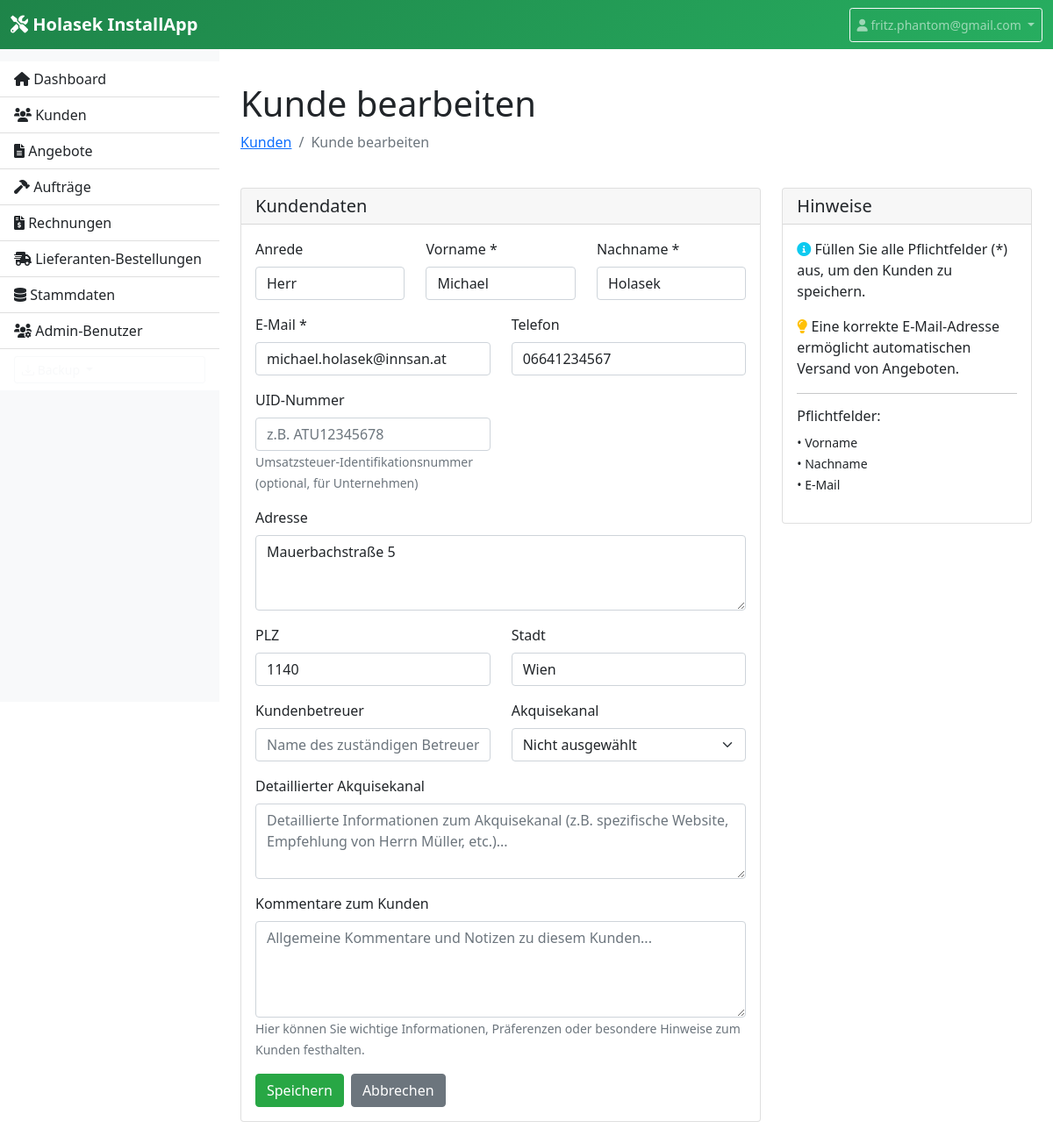
Screenshot of /customer/13/edit (signed in) with the database file from the repository.
### models.py (models this page shows, shortened)
class Customer(db.Model):
    id = db.Column(db.Integer, primary_key=True)
    salutation = db.Column(db.String(100))  # Anrede (optional)
    first_name = db.Column(db.String(100), nullable=False)
    last_name = db.Column(db.String(100), nullable=False)
    email = db.Column(db.String(120), nullable=False)
    phone = db.Column(db.String(20))
    address = db.Column(db.Text)
    city = db.Column(db.String(100))
    postal_code = db.Column(db.String(10))
    uid_number = db.Column(db.String(20))  # UID-Nummer (optional)
    customer_manager = db.Column(db.String(100))  # Kundenbetreuer (optional)
    acquisition_channel_id = db.Column(db.Integer, db.ForeignKey('acquisition_channel.id'))  # Akquisekanal
    detailed_acquisition_channel = db.Column(db.Text)  # Detaillierter Akquisekanal (Textfeld)
    status = db.Column(db.String(50), default='1. Termin vereinbaren')  # Status im Workflow
    appointment_date = db.Column(db.Date)  # Datum des 1. Termins
    appointment_notes = db.Column(db.Text)  # Notizen zum 1. Termin
    second_appointment_date = db.Column(db.Date)  # Datum des 2. Termins
    second_appointment_notes = db.Column(db.Text)  # Notizen zum 2. Termin
    comments = db.Column(db.Text)  # Allgemeine Kommentare zum Kunden
    created_at = db.Column(db.DateTime, default=datetime.utcnow)
    quotes = db.relationship('Quote', backref='customer', lazy=True)
    acquisition_channel = db.relationship('AcquisitionChannel', backref='customers')

### app.py (the view, shortened to what this page needs)
    @app.route('/customer/<int:id>/edit', methods=['GET', 'POST'])
    @login_required
    def edit_customer(id):
        customer = Customer.query.get_or_404(id)
        form = CustomerForm(obj=customer)
        acquisition_channels = AcquisitionChannel.query.filter_by(is_active=True).all()
        form.acquisition_channel.choices = [(0, 'Nicht ausgewählt')] + [(c.id, c.name) for c in acquisition_channels]
        if customer.acquisition_channel_id:
            form.acquisition_channel.data = customer.acquisition_channel_id
        else:
            form.acquisition_channel.data = 0
        return render_template('customer_form.html', form=form, title='Kunde bearbeiten', customer=customer)

### forms.py
class CustomerForm(FlaskForm):
    salutation = StringField('Anrede', validators=[Optional()])
    first_name = StringField('Vorname *', validators=[DataRequired()])
    last_name = StringField('Nachname *', validators=[DataRequired()])
    email = StringField('E-Mail *', validators=[DataRequired(), Email()])
    phone = StringField('Telefon', validators=[Optional()])
    uid_number = StringField('UID-Nummer', validators=[Optional()])
    address = TextAreaField('Adresse', validators=[Optional()])
    city = StringField('Stadt', validators=[Optional()])
    postal_code = StringField('PLZ', validators=[Optional()])
    customer_manager = StringField('Kundenbetreuer', validators=[Optional()])
    acquisition_channel = SelectField('Akquisekanal', coerce=int, validators=[Optional()])
    detailed_acquisition_channel = TextAreaField('Detaillierter Akquisekanal', validators=[Optional()])
    comments = TextAreaField('Kommentare zum Kunden', validators=[Optional()])
    submit = SubmitField('Speichern')

### app.py (called while the page is built)
def login_required(login_function):
    from functools import wraps
    @wraps(login_function)
    def login_decorated_function(*args, **kwargs):
        if 'login_admin_id' not in session:
            return redirect(url_for('login'))
        return login_function(*args, **kwargs)
    return login_decorated_function

### templates/customer_form.html (shortened to what this page needs)
{% extends "base.html" %}
{% block content %}
<div class="row">
    <div class="col-12 mb-4">
        <h1>{{ title }}</h1>
        <nav aria-label="breadcrumb">
            <ol class="breadcrumb">
                <li class="breadcrumb-item"><a href="{{ url_for('customers') }}">Kunden</a></li>
                <li class="breadcrumb-item active">{{ title }}</li>
            </ol>
        </nav>
    </div>
</div>
<div class="row">
    <div class="col-lg-8">
        <div class="card">
            <div class="card-header">
                <h5 class="card-title mb-0">Kundendaten</h5>
            </div>
            <div class="card-body">
                <form method="POST">
                    <div class="row">
                        <div class="col-md-4 mb-3">
                            {{ form.salutation.label(class="form-label") }}
                            {{ form.salutation(class="form-control", placeholder="z.B. Herr, Frau, Dr.") }}
                        </div>
                        <div class="col-md-4 mb-3">
                            {{ form.first_name.label(class="form-label") }}
                            {{ form.first_name(class="form-control") }}
                        </div>
                        <div class="col-md-4 mb-3">
                            {{ form.last_name.label(class="form-label") }}
                            {{ form.last_name(class="form-control") }}
                        </div>
                    </div>
                    <div class="row">
                        <div class="col-md-6 mb-3">
                            {{ form.email.label(class="form-label") }}
                            {{ form.email(class="form-control") }}
                        </div>
                        <div class="col-md-6 mb-3">
                            {{ form.phone.label(class="form-label") }}
                            {{ form.phone(class="form-control") }}
                        </div>
                    </div>
                    <div class="row">
                        <div class="col-md-6 mb-3">
                            {{ form.uid_number.label(class="form-label") }}
                            {{ form.uid_number(class="form-control", placeholder="z.B. ATU12345678") }}
                            <small class="form-text text-muted">
                                Umsatzsteuer-Identifikationsnummer (optional, für Unternehmen)
                            </small>
                        </div>
                        <div class="col-md-6 mb-3">
                        </div>
                    </div>
                    <div class="mb-3">
                        {{ form.address.label(class="form-label") }}
                        {{ form.address(class="form-control", rows="3") }}
                    </div>
                    <div class="row">
                        <div class="col-md-6 mb-3">
                            {{ form.postal_code.label(class="form-label") }}
                            {{ form.postal_code(class="form-control") }}
                        </div>
                        <div class="col-md-6 mb-3">
                            {{ form.city.label(class="form-label") }}
                            {{ form.city(class="form-control") }}
                        </div>
                    </div>
                    <div class="row">
                        <div class="col-md-6 mb-3">
                            {{ form.customer_manager.label(class="form-label") }}
                            {{ form.customer_manager(class="form-control", placeholder="Name des zuständigen Betreuers") }}
                        </div>
                        <div class="col-md-6 mb-3">
                            {{ form.acquisition_channel.label(class="form-label") }}
                            {{ form.acquisition_channel(class="form-select") }}
                        </div>
                    </div>
                    <div class="mb-3">
                        {{ form.detailed_acquisition_channel.label(class="form-label") }}
                        {{ form.detailed_acquisition_channel(class="form-control", rows="3", placeholder="Detaillierte Informationen zum Akquisekanal (z.B. spezifische Website, Empfehlung von Herrn Müller, etc.)...") }}
                    </div>
                    <div class="mb-3">
                        {{ form.comments.label(class="form-label") }}
                        {{ form.comments(class="form-control", rows="4", placeholder="Allgemeine Kommentare und Notizen zu diesem Kunden...") }}
                        <small class="form-text text-muted">
                            Hier können Sie wichtige Informationen, Präferenzen oder besondere Hinweise zum Kunden festhalten.
                        </small>
                    </div>
                    <div class="d-flex gap-2">
                        {{ form.submit(class="btn btn-primary") }}
                        <a href="{{ url_for('customers') }}" class="btn btn-secondary">Abbrechen</a>
                    </div>
                </form>
            </div>
        </div>
    </div>
    <div class="col-lg-4">
        <div class="card">
            <div class="card-header">
                <h5 class="card-title mb-0">Hinweise</h5>
            </div>
            <div class="card-body">
                <p class="card-text">
                    <i class="fas fa-info-circle text-info"></i>
                    Füllen Sie alle Pflichtfelder (*) aus, um den Kunden zu speichern.
                </p>
                <p class="card-text">
                    <i class="fas fa-lightbulb text-warning"></i>
                    Eine korrekte E-Mail-Adresse ermöglicht automatischen Versand von Angeboten.
                </p>
                <hr>
                <h6>Pflichtfelder:</h6>
                <ul class="list-unstyled">
                    <li><small>• Vorname</small></li>
                    <li><small>• Nachname</small></li>
                    <li><small>• E-Mail</small></li>
                </ul>
            </div>
        </div>
    </div>
</div>
{% endblock %}

### templates/base.html (style rules this page uses)
.btn-primary { background-color: #28a745; border-color: #28a745; }

### rows the page displays
Customer: salutation "Herr", first_name "Michael", last_name "Holasek", email "michael.holasek@innsan.at", phone "06641234567", address "Mauerbachstraße 5", postal_code "1140", city "Wien", acquisition_channel "Nicht ausgewählt"

### other values shown
{{ session.login_admin_username }} "fritz.phantom@gmail.com"
{{ title }} "Kunde bearbeiten"
